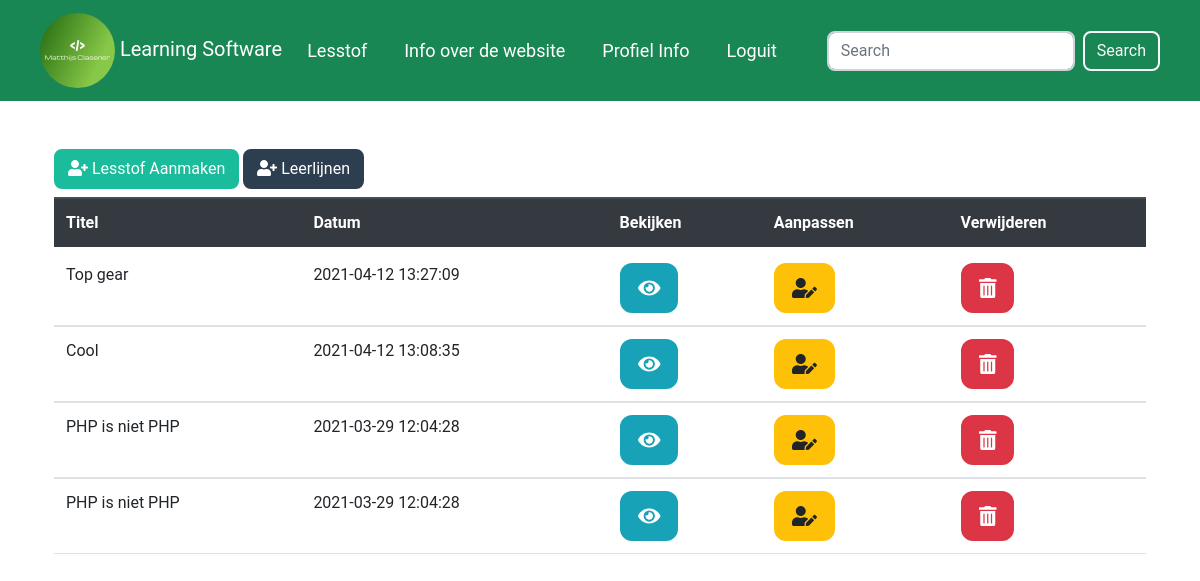
The app's page /admin/dashboard.php (signed in) with its own data.
### tables this page shows
CREATE TABLE `subject` (
  `id` varchar(64) NOT NULL,
  `titel` varchar(64) NOT NULL,
  `text` longtext NOT NULL,
  `subtext` text NOT NULL,
  `video` varchar(48) NOT NULL,
  `leerlijn` varchar(64) NOT NULL,
  `date` datetime NOT NULL DEFAULT current_timestamp(),
  `uitgelicht` int(1) NOT NULL,
  `image` text NOT NULL
);

### admin/dashboard.php (the view, shortened to what this page needs)
<?php
require('../php/database.php');
$sql = "SELECT id,titel,date FROM subject ORDER BY date DESC;";
$result = $conn->query($sql);
?>
<!doctype html>
<html lang="en">
<head>
	<?php require("style.php"); ?>
</head>
<body>
<?php require("navbar.php"); ?>
<div class="container">
	<a href="createpost.php" class="btn btn-primary mt-5"><i class="fas fa-user-plus"></i> Lesstof Aanmaken</a>
	<button class="btn btn-secondary mt-5" data-bs-toggle="modal" data-bs-target="#leerlijnenmodal"><i class="fas fa-user-plus"></i> Leerlijnen</button>
	<div class="center-div">
		<table class="table mt-2">
			<thead class="thead-dark">
				<tr>
					<th scope="col">Titel</th>
					<th scope="col">Datum</th>
					<th scope="col">Bekijken</th>
					<th scope="col">Aanpassen</th>
					<th scope="col">Verwijderen</th>
				</tr>
			</thead>
			<tbody>
				<?php
				foreach ($result as $item) {
					echo "<td>" . $item["titel"] . "</td><td>" .  $item["date"] . "</td></td><td><a href='../video.php?id=" . $item['id'] . "' class='btn btn-info btn-lg'><i class='fas fa-eye'></i></a></td><td><a href='changepost.php?id=" . $item['id'] . "' class='btn btn-warning btn-lg'><i class='fas fa-user-edit'></i></a></td><td><button type='button' data-bs-toggle='modal' data-bs-target='#post". $item['id'] ."' class='btn btn-danger btn-lg'><i class='fas fa-trash-alt'></i></button></td><tr>
					<div class='modal fade' id='post". $item['id'] ."' data-bs-backdrop='static' data-bs-keyboard='false' tabindex='-1' aria-labelledby='postlabel". $item['id'] ."' aria-hidden='true'>
                        <div class='modal-dialog'>
                          <div class='modal-content'>
                            <div class='modal-header'>
                              <h5 class='modal-title' id='postlabel". $item['id'] ."'>Modal title</h5>
                              <button type='button' class='btn-close' data-bs-dismiss='modal' aria-label='Close'></button>
                            </div>
                            <div class='modal-body'>
                            <b>Weet je zeker dat je de post wilt verwijderen? Deze actie kan niet ongedaan worden!</b>
                            </div>
                            <div class='modal-footer'>
                              <button type='button' class='btn btn-secondary' data-bs-dismiss='modal'>Sluiten</button>
                              <a href='../php/removepost.php?id=" . $item["id"] . "'><button type='button' class='btn btn-danger'>Jazeker</button></a>
                            </div>
                          </div>
                        </div>
                      </div>";
				}
				?>
			</tbody>
		</table>
	</div>
</body>
</html>

### admin/navbar.php (shortened to what this page needs)
<nav class="navbar navbar-expand-md navbar-fixed-top navbar-light bg-success main-nav">
	<div class="container-fluid">
	<a class="navbar-brand text-white" href="/tutorial/"><img class="img-fluid rounded-circle" width="75" height="auto" src="../<?php echo $profilepic; ?>"> Learning Software</a>
	<div class="collapse navbar-collapse" id="navbarNav">
		<ul class="nav mx-auto">
			<li class="nav-item">
				<a class="nav-link active text-white" href="dashboard.php">Lesstof</a>
			</li>
			<li class="nav-item">
				<a class="nav-link text-white" href="info.php">Info over de website</a>
			</li>
			<li class="nav-item">
				<a class="nav-link text-white" href="profile.php">Profiel Info</a>
			</li>
			<li class="nav-item">
				<a class="nav-link text-white" href="../php/login/logout.php">Loguit</a>
			</li>
		</ul>
		<form method="POST" enctype="multipart/form-data" action="search.php" class="d-flex">
        <input class="form-control me-2" name="search" id="search" type="search" placeholder="Search" aria-label="Search">
        <button class="btn btn-outline-light" type="submit">Search</button>
		</form>
	</div>
	</div>
</nav>

### css/custom.css (style rules this page uses)
html { position: relative; min-height: 100%; }
* { font-family: 'Roboto', sans-serif; }
nav { font-size: large; }
nav ul li { padding-left: 5px; }

### records on screen
subject: titel "Top gear", date "2021-04-12 13:27:09"
subject: titel "Cool", date "2021-04-12 13:08:35"
subject: titel "PHP is niet PHP", date "2021-03-29 12:04:28"
subject: titel "PHP is niet PHP", date "2021-03-29 12:04:28"
